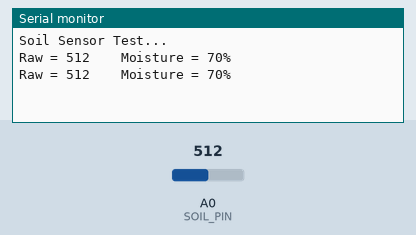
Simulated run of this sketch. Board: Arduino Uno, built with avr-gcc and run on an emulated ATmega328P. On the bench: the last lines printed to the serial monitor. Inputs (shaded band) come from the test bench; at power-on: A0 (SOIL_PIN) = 512.

Above: at 2.2 s.
2.3 s: A0 (SOIL_PIN) set to 716
At 3.6 s:
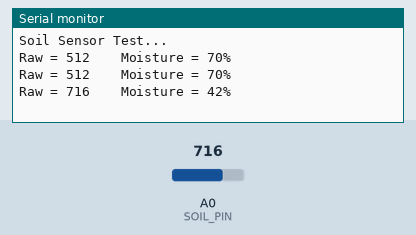
3.8 s: A0 (SOIL_PIN) set to 900
At 4.5 s:
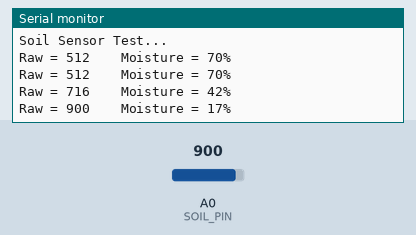
Timing chart, 0 to 6.8 s (numbered marks = the images above; inputs shaded):
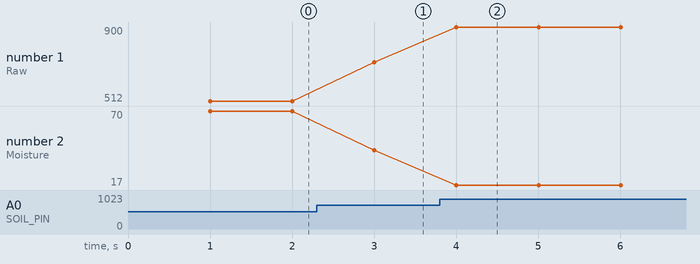

Measured:
- after the input at 2.3 s, the serial monitor: prints a new line after 0.70 s (image 1)
- after the input at 3.8 s, the serial monitor: prints a new line after 0.20 s (image 2)
- plotted number 1: 512 → 716 after the input at 2.3 s, 716 → 900 after the input at 3.8 s
- plotted number 2: 70 → 42 after the input at 2.3 s, 42 → 17 after the input at 3.8 s

The sketch:

Sender_Esp8266.ino
```cpp
const int SOIL_PIN = A0;

void setup() {
  Serial.begin(115200);
  delay(1000);
  Serial.println("Soil Sensor Test...");
}

void loop() {
  int raw = analogRead(SOIL_PIN);

  // Convert roughly to percentage (you can tune later)
  int moisture = map(raw, 1023, 300, 0, 100);
  moisture = constrain(moisture, 0, 100);

  Serial.print("Raw = ");
  Serial.print(raw);
  Serial.print("    Moisture = ");
  Serial.print(moisture);
  Serial.println("%");

  delay(1000);
}
```
